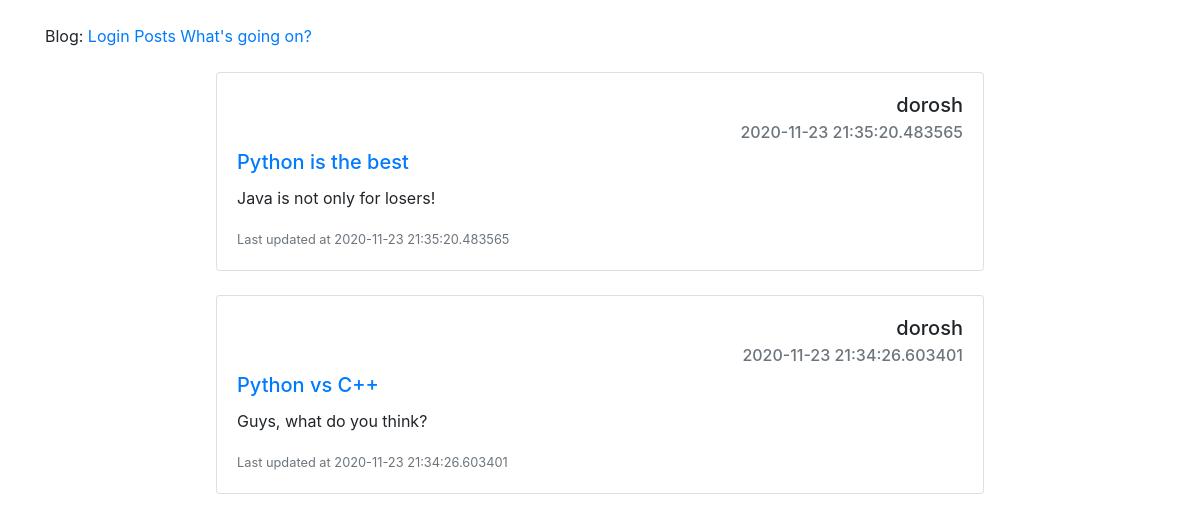
The app's page /posts/, older data.
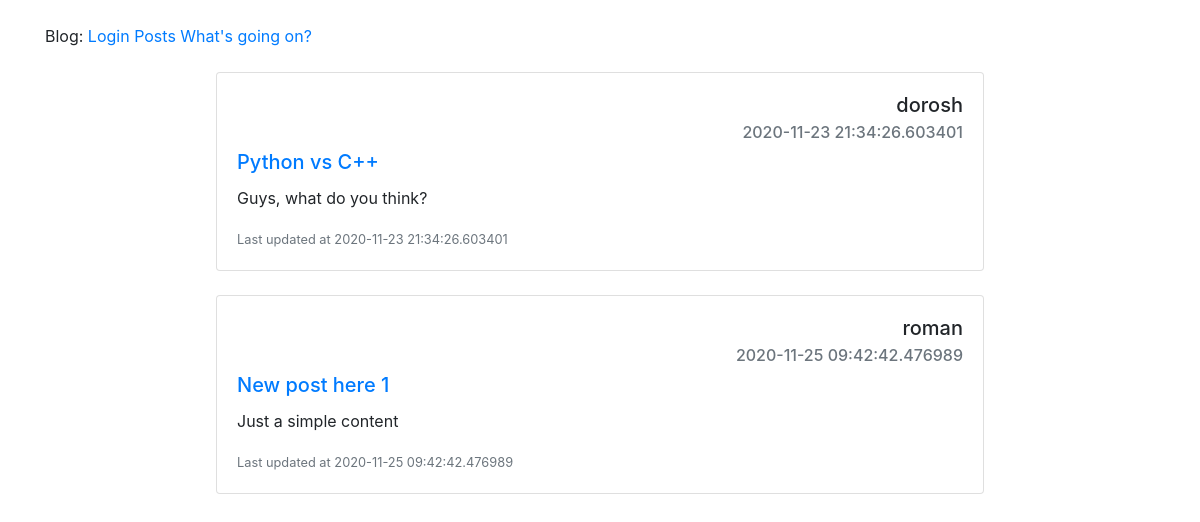
The same page, newer data.
### app/models.py (models this page shows, shortened)
class Post(db.Model):
    id = db.Column(db.Integer, primary_key=True)
    title = db.Column(db.String(100), nullable=False)
    body = db.Column(db.String(140), nullable=False)
    timestamp = db.Column(db.DateTime, index=True, default=datetime.utcnow, nullable=False)
    user_id = db.Column(db.Integer, db.ForeignKey('user.id'))

class User(UserMixin, db.Model):
    id = db.Column(db.Integer, primary_key=True)
    username = db.Column(db.String(64), index=True, unique=True)
    email = db.Column(db.String(120), index=True, unique=True)
    image_file = db.Column(db.String(20), nullable=False, default = 'default.jpg')
    about_me = db.Column(db.String(200), nullable=True)
    last_seen = db.Column(db.DateTime, default=datetime.utcnow)
    password_hash = db.Column(db.String(128))
    posts = db.relationship('Post', backref='author', lazy='dynamic')

### app/views.py (the view)
@app.route('/posts/', methods=['GET'])
def posts():
    posts = Post.query.all()
    return render_template('posts.html', posts=posts)

### app/views.py (called while the page is built)
@app.before_request
def before_request():
    if current_user.is_authenticated:
        current_user.last_seen = datetime.utcnow()
        db.session.commit()

### app/templates/posts.html (shortened to what this page needs)
{% extends "base.html" %}
{% block content %}
    <br>
    <div class="container d-flex flex-column align-items-center">
    {% for post in posts %}
    <div class="card" style="width: 48rem;">
        <div class="card-body" >
          <h5 class="card-title text-right">{{post.author.username}}</h5>
          <h6 class="card-subtitle mb-2 text-muted text-right">{{post.timestamp}}</h6>
          <h5 class="card-title"><a href="{{ url_for('get_post', post_id=post.id) }}">{{post.title}}</a></h5>
          <p class="card-text">{{post.body}}</p>
          <p class="card-text"><small class="text-muted">Last updated at {{post.timestamp}} </small></p>
        </div>
    </div>
    <br>
    {% endfor %}
    </div>
{% endblock %}

### app/templates/base.html (shortened to what this page needs)
<!DOCTYPE html>
<html lang="en">
    <head>
        <link rel="stylesheet" href="{{ url_for('static', filename='/styles/style.css') }}">
        <link rel="stylesheet" href="https://stackpath.bootstrapcdn.com/bootstrap/4.3.1/css/bootstrap.min.css">
    </head>
    <body class="container">
        <br>
        <div>
            Blog:
            {% if current_user.is_anonymous %}
            <a href="{{ url_for('login') }}">Login</a>
            {% else %}
            <a href="{{ url_for('logout') }}">Logout</a>
            {% endif %}
            <a href="{{ url_for('posts') }}">Posts</a>
            <a href="{{ url_for('new_post') }}">What's going on?</a>
        </div>
        {% block content %}{% endblock %}
    </body>
</html>

Row changes from the older to the newer data that the page shows:
removed Post: author.username "dorosh", timestamp "2020-11-23 21:35:20.483565", title "Python is the best", body "Java is not only for losers!"
added Post: author.username "roman", timestamp "2020-11-25 09:42:42.476989", title "New post here 1", body "Just a simple content"
